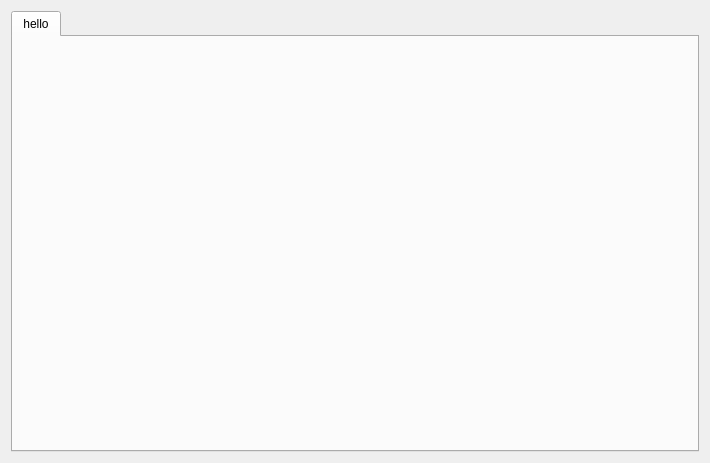
<?xml version="1.0" encoding="UTF-8"?>
<ui version="4.0">
 <class>tabWindow</class>
 <widget class="QWidget" name="tabWindow">
  <property name="geometry">
   <rect>
    <x>0</x>
    <y>0</y>
    <width>710</width>
    <height>463</height>
   </rect>
  </property>
  <property name="windowTitle">
   <string>tabWindow</string>
  </property>
  <layout class="QGridLayout" name="gridLayout">
   <item row="0" column="0">
    <widget class="ElaTabWidget" name="tabWidget">
     <property name="styleSheet">
      <string notr="true"/>
     </property>
     <property name="currentIndex">
      <number>0</number>
     </property>
     <widget class="mainWindow" name="tab_hello">
      <attribute name="title">
       <string>hello</string>
      </attribute>
     </widget>
    </widget>
   </item>
  </layout>
 </widget>
 <customwidgets>
  <customwidget>
   <class>ElaTabWidget</class>
   <extends>QTabWidget</extends>
   <header location="global">ElaTabWidget.h</header>
   <container>1</container>
  </customwidget>
  <customwidget>
   <class>mainWindow</class>
   <extends>QWidget</extends>
   <header location="global">mainwindow.h</header>
   <container>1</container>
  </customwidget>
 </customwidgets>
 <resources/>
 <connections/>
</ui>
